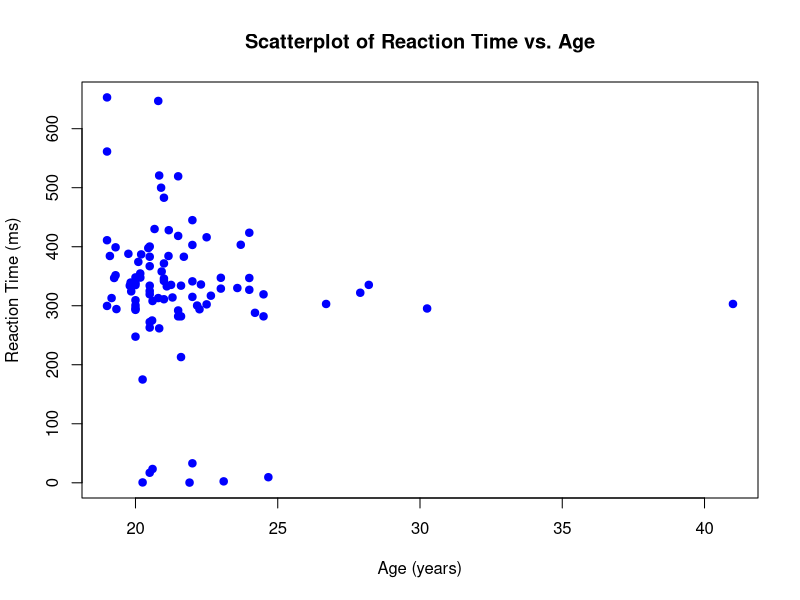
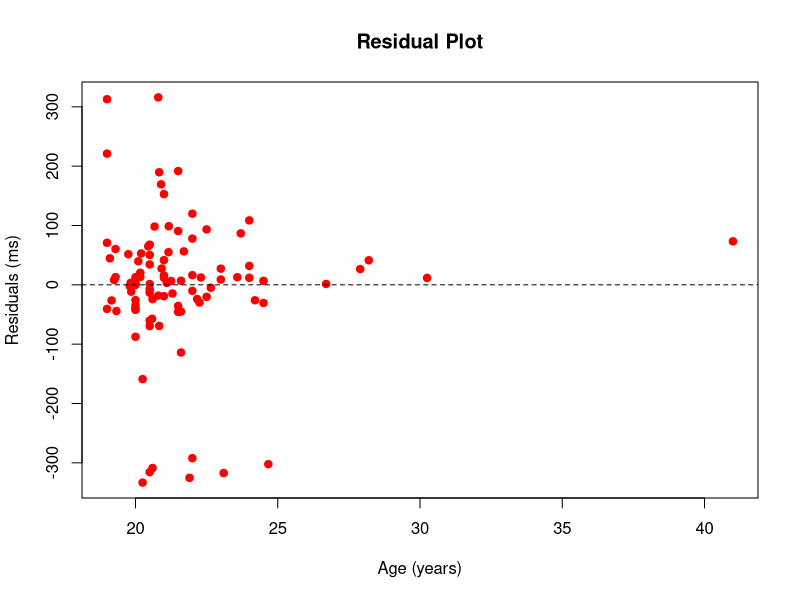
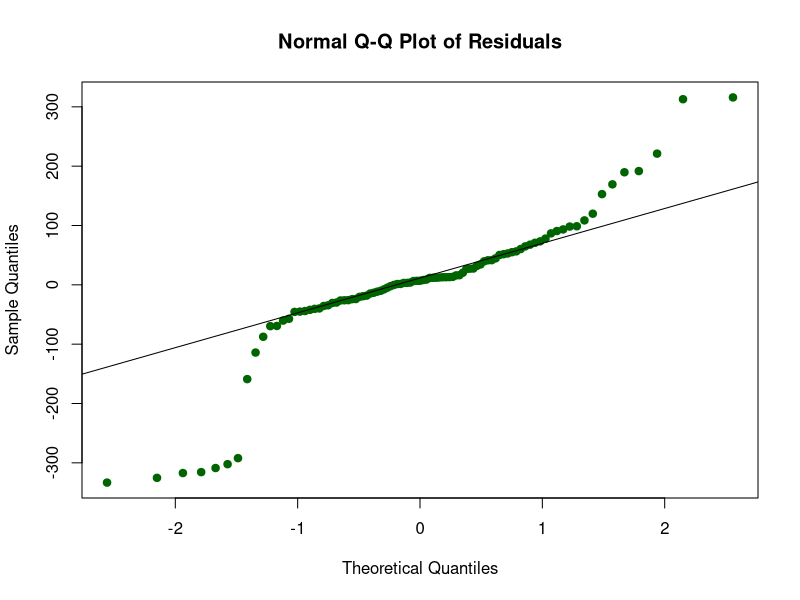
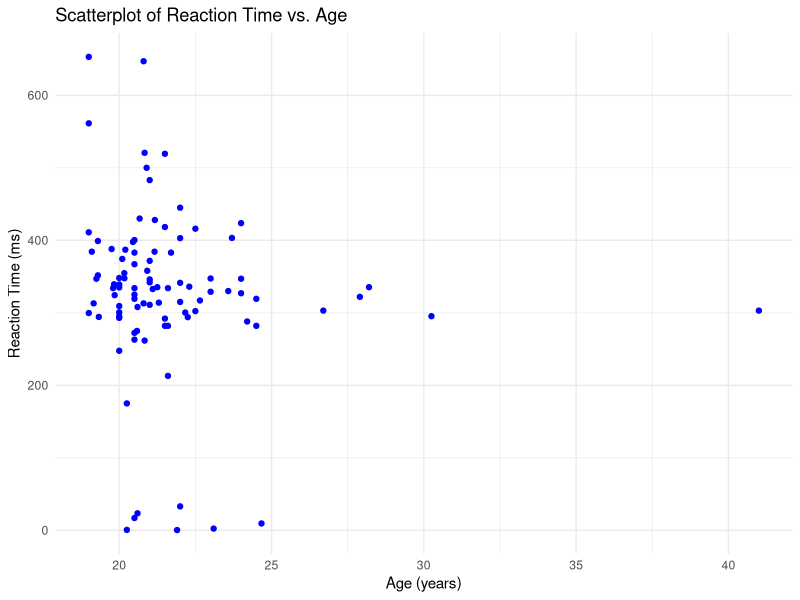
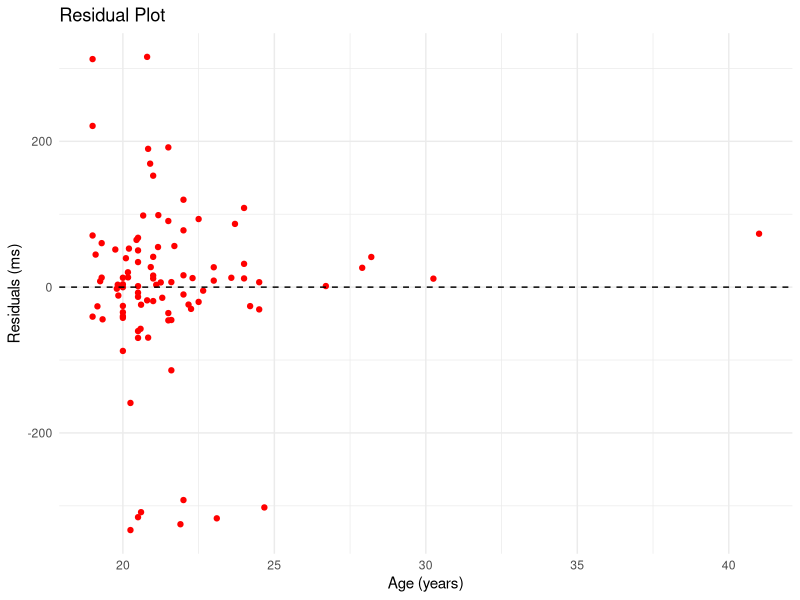
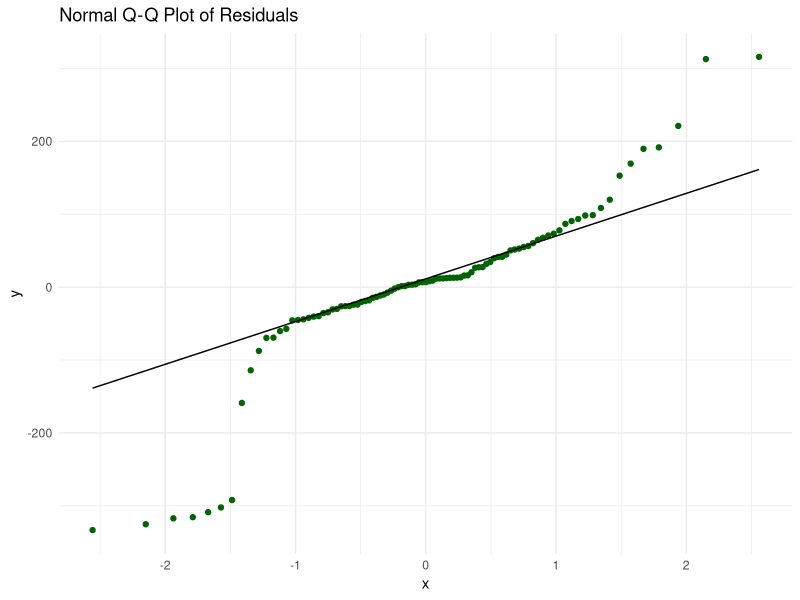
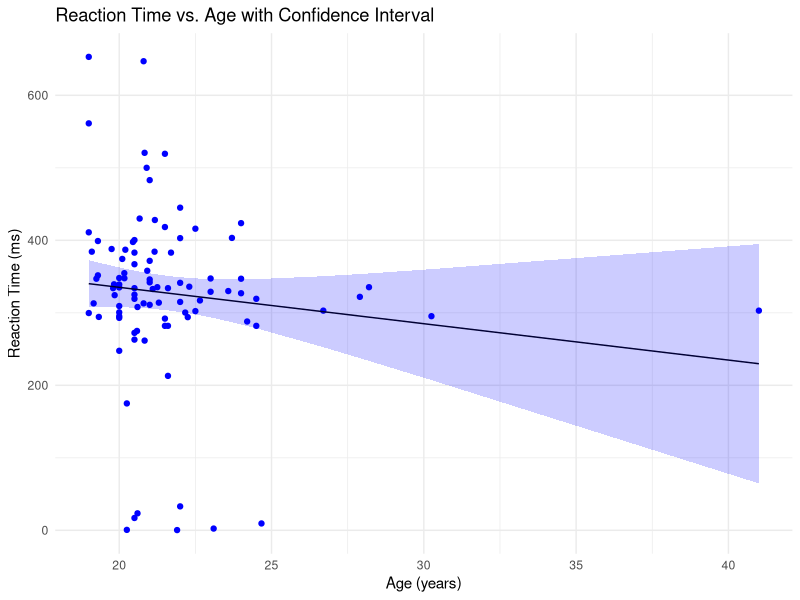
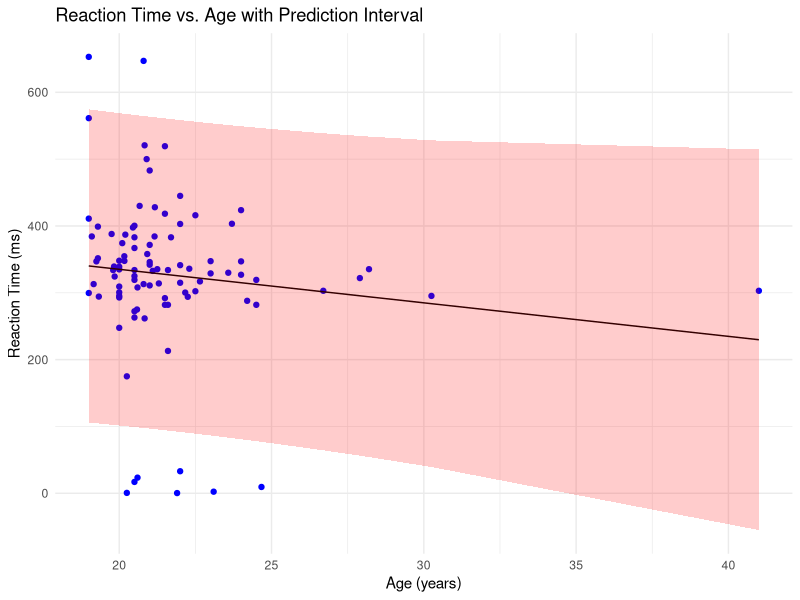

Recreate these plots in R, in order.
## ---- chunk 1
# Load the dataset
reactionData <- read.table("reaction.txt", header = TRUE)

# 1. Scatterplot (Base R)
plot(reactionData$age, reactionData$time, 
     main = "Scatterplot of Reaction Time vs. Age",
     xlab = "Age (years)", ylab = "Reaction Time (ms)", pch = 19, col = "blue")


# Fit the linear regression model
modelReaction <- lm(time ~ age, data = reactionData)

# Calculate residuals
reactionData$residuals <- residuals(modelReaction)

# 2. Residual Plot (Base R)
plot(reactionData$age, reactionData$residuals, 
     main = "Residual Plot", 
     xlab = "Age (years)", ylab = "Residuals (ms)", pch = 19, col = "red")
abline(h = 0, lty = 2)

# 3. Normal Q-Q Plot (Base R)
qqnorm(reactionData$residuals, main = "Normal Q-Q Plot of Residuals",
                               pch = 19, col = "darkgreen")
qqline(reactionData$residuals)
## ---- chunk 2
# Load tidyverse libraries
library(readr)
library(ggplot2)
library(dplyr)

# Read the reaction data
reactionData <- read_table("reaction.txt")

# Fit the linear regression model
modelReaction <- lm(time ~ age, data = reactionData)

# Calculate residuals
reactionData <- reactionData %>%
  mutate(residuals = resid(modelReaction))

# 1. Scatterplot
ggplot(reactionData, aes(x = age, y = time)) +
  geom_point(color = "blue") +
  labs(title = "Scatterplot of Reaction Time vs. Age",
       x = "Age (years)",
       y = "Reaction Time (ms)") +
  theme_minimal()

# 2. Residual Plot
ggplot(reactionData, aes(x = age, y = residuals)) +
  geom_point(color = "red") +
  geom_hline(yintercept = 0, linetype = "dashed") +
  labs(title = "Residual Plot",
       x = "Age (years)",
       y = "Residuals (ms)") +
  theme_minimal()

# 3. Normal Q-Q Plot of the Residuals
ggplot(reactionData, aes(sample = residuals)) +
  stat_qq(color = "darkgreen") +
  stat_qq_line(color = "black") +
  labs(title = "Normal Q-Q Plot of Residuals") +
  theme_minimal()

## ---- chunk 3
library(broom)

# Use the augment function to add fitted values and intervals
augmentedData <- augment(modelReaction, newdata = reactionData, 
                                        interval = "confidence", se_fit = TRUE)

# Add prediction intervals
augmentedData <- augmentedData %>%
  mutate(pred.lower = predict(modelReaction, newdata = reactionData, 
                                             interval = "prediction")[, 2],
         pred.upper = predict(modelReaction, newdata = reactionData,
                                             interval = "prediction")[, 3])

# 1. Plot with Confidence Interval
ggplot(augmentedData, aes(x = age, y = time)) +
  geom_point(color = "blue") +
  geom_line(aes(y = .fitted), color = "black") +
  geom_ribbon(aes(ymin = .lower, ymax = .upper), fill = "blue", alpha = 0.2) +
  labs(title = "Reaction Time vs. Age with Confidence Interval",
       x = "Age (years)", y = "Reaction Time (ms)") +
  theme_minimal()

# 2. Plot with Prediction Interval
ggplot(augmentedData, aes(x = age, y = time)) +
  geom_point(color = "blue") +
  geom_line(aes(y = .fitted), color = "black") +
  geom_ribbon(aes(ymin = pred.lower, ymax = pred.upper), fill = "red", alpha = 0.2) +
  labs(title = "Reaction Time vs. Age with Prediction Interval",
       x = "Age (years)", y = "Reaction Time (ms)") +
  theme_minimal()

